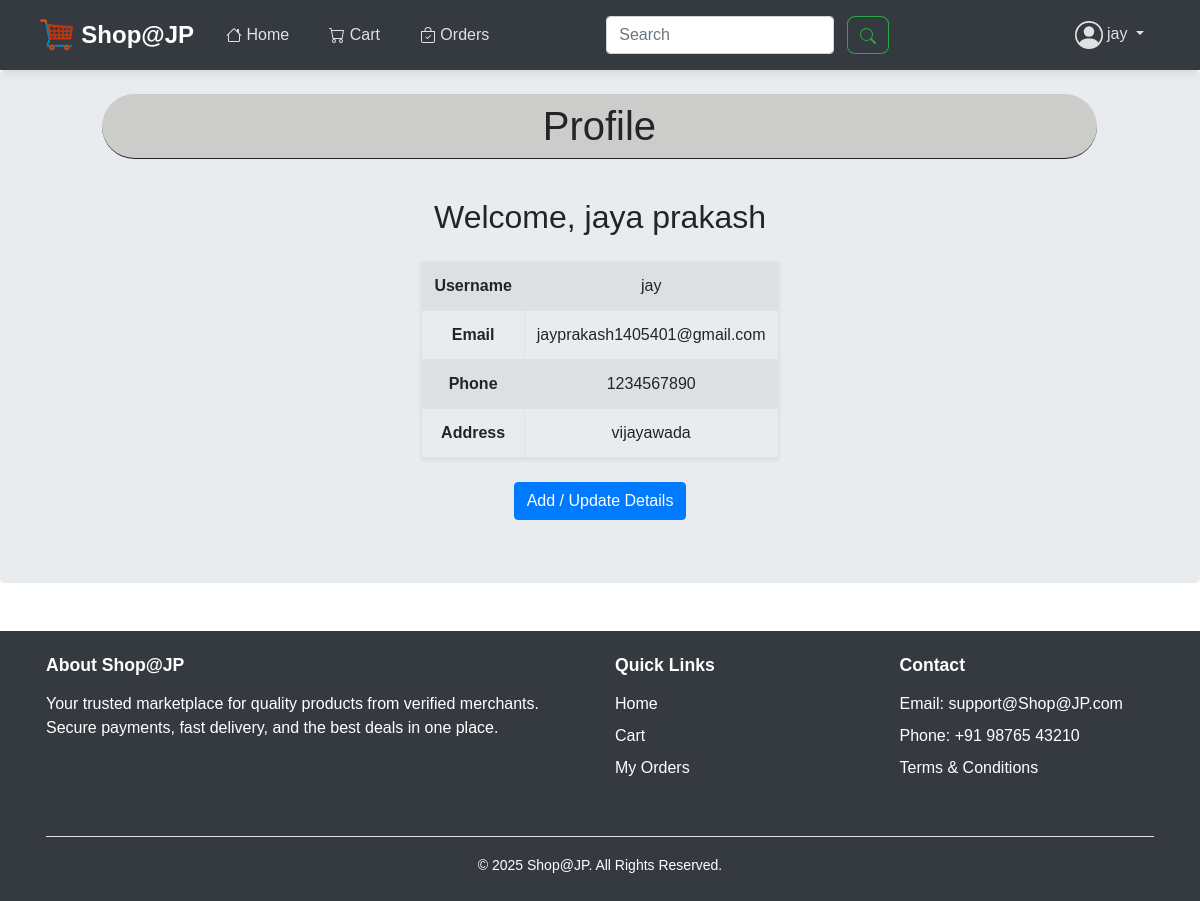
Screenshot of /profile/ (signed in) with the database file from the repository.
### user/models.py (models this page shows, shortened)
class Customers(models.Model):
    user = models.OneToOneField(User, on_delete=models.CASCADE, blank=True, null=True)
    customer_id = models.AutoField(primary_key=True)
    username = models.CharField(max_length=50, blank=True, null=True)
    email = models.CharField(unique=True, max_length=100, blank=True, null=True)
    phone = models.CharField(max_length=12, blank=True, null=True)
    address = models.TextField(blank=True, null=True)
    created_at = models.DateTimeField(auto_now_add=True)
    first_name = models.CharField(max_length=20, blank=True, null=True)
    last_name = models.CharField(max_length=20, blank=True, null=True)

### user/views.py (the view)
# urls.py: path('profile/',views.profile,name='profile'),
def profile(request):
    customer = None
    if request.user.is_authenticated:
        try:
            customer = Customers.objects.get(email=request.user.email)
        except Customers.DoesNotExist:
            customer = None
    return render(request, "user/profile.html", {"customer": customer})

### user/context_processors.py (called while the page is built)
def merchant_context(request):
    is_merchant = False
    if request.user.is_authenticated:
        is_merchant = Merchants.objects.filter(username=request.user.username).exists()
    return {
        "is_merchant": is_merchant
    }

### templates/user/profile.html (shortened to what this page needs)
<!DOCTYPE html>
{% extends 'user/base.html' %}
{% block body_block %}
<div class="jumbotron py-4">
  <div class="container">
    <h1>Profile</h1>
    <div id="nullDiv">
      {% if request.user.is_authenticated %}
      {% if request.user.is_superuser %}
        <div class="text-center">
          <h2 class="mb-3">Hello, {{ request.user.username }} 👑</h2>
          <p class="text-muted">You are logged in as a superuser.</p>
        </div>
      {% else %}
        <div class="text-center">
          <h2 class="mb-4">Welcome, {{ customer.first_name }} {{ customer.last_name }}</h2>
          <table class="table table-striped table-bordered w-75 mx-auto shadow-sm">
            <tr>
              <th>Username</th>
              <td>{{ customer.username }}</td>
            </tr>
            <tr>
              <th>Email</th>
              <td>{{ customer.email }}</td>
            </tr>
            {% if customer %}
            <tr>
              <th>Phone</th>
              <td>{{ customer.phone }}</td>
            </tr>
            <tr>
              <th>Address</th>
              <td id="product-description">{{ customer.address }}</td>
            </tr>
            {% endif %}
          </table>
          <div class="mt-4">
            <a href="/adduserdtls/{{ request.user.username }}" class="btn btn-primary">
              Add / Update Details
            </a>
          </div>
        </div>
      {% endif %}
      {% else %}
      <div class="text-center">
        <h3 class="mb-3">Please Login to continue...</h3>
        <a href="/accountslogin/" class="btn btn-success">Log In</a>
      </div>
      {% endif %}
    </div>
  </div>
</div>
{% endblock %}

### templates/user/base.html (shortened to what this page needs)
{% load static %}
<!DOCTYPE html>
<html lang="en">
<head>
  <link rel="stylesheet" href="https://cdn.jsdelivr.net/npm/bootstrap@4.6.2/dist/css/bootstrap.min.css"
>
  <link rel="stylesheet" href="{% static 'css/styles.css' %}">
</head>
<body>
  <nav class="navbar navbar-expand-lg navbar-dark bg-dark">
    <div class="container-fluid px-3 px-md-4">
      <a class="navbar-brand d-flex align-items-center" href="{% url 'home' %}">
        <img src="{% static 'media/icons/cart_logo.png' %}" alt="logo" class="brand-logo">
        <span class="brand-text">Shop@JP</span>
      </a>
      <div class="collapse navbar-collapse" id="navbarContent">
         <div id="center" class="navWidth">
        <ul class="navbar-nav mr-auto" id="navBar">
          <li class="nav-item">
            <a class="nav-link" href="{% url 'home' %}" style="display: flex; justify-content: center; align-items: center;">&nbsp;Home</a>
          </li>
          <li class="nav-item">
            <a class="nav-link" href="{% url 'cart' %}" style="display: flex; justify-content: center; align-items: center;">&nbsp;Cart</a>
          </li>
          <li class="nav-item">
            <a class="nav-link" href="/orders" style="display: flex; justify-content: center; align-items: center;">&nbsp;Orders</a>
          </li>
        </ul></div>
<div style="width: 30%;" id="searchBar">
    <form class="form-inline my-2 my-lg-0" method="GET" action="{% url 'home' %}" id="center">
      <input class="form-control mr-sm-2" type="search" name="q" placeholder="Search" aria-label="Search" style="width: 80%;">
      <button class="btn btn-outline-success" type="submit" style="border-radius: 20%;"><svg xmlns="http://www.w3.org/2000/svg" width="16" height="16" fill="currentColor" class="bi bi-search" viewBox="0 0 16 16">
      <path d="M11.742 10.344a6.5 6.5 0 1 0-1.397 1.398h-.001q.044.06.098.115l3.85 3.85a1 1 0 0 0 1.415-1.414l-3.85-3.85a1 1 0 0 0-.115-.1zM12 6.5a5.5 5.5 0 1 1-11 0 5.5 5.5 0 0 1 11 0"/>
      </svg>
      </button>
    </form>
</div>
        <ul class="navbar-nav ml-auto" id="center" style="width: fit-content;">
          {% if request.user.is_authenticated %}
          <li class="nav-item dropdown">
            <a class="nav-link dropdown-toggle" href="#" role="button" data-toggle="dropdown" aria-expanded="false">
               {{ request.user.username }}
            </a>
          </li>
          {% endif %}
        </ul>
      </div>
    </div>
  </nav>
  {% block body_block %}
  {% endblock %}
  <footer class="bg-dark text-white mt-5">
    <div class="container py-4">
      <div class="row">
        <div class="col-md-6 mb-4">
          <h5>About Shop@JP</h5>
          <p>
            Your trusted marketplace for quality products from verified merchants.
            Secure payments, fast delivery, and the best deals in one place.
          </p>
        </div>
        <div class="col-md-3 mb-4">
          <h5>Quick Links</h5>
          <ul class="list-unstyled">
            <li><a href="{% url 'home' %}" class="text-white">Home</a></li>
            <li><a href="{% url 'cart' %}" class="text-white">Cart</a></li>
            <li><a href="{% url 'orders' %}" class="text-white">My Orders</a></li>
          </ul>
        </div>
        <div class="col-md-3 mb-4">
          <h5>Contact</h5>
          <ul class="list-unstyled">
            <li>Email: support@Shop@JP.com</li>
            <li>Phone: +91 98765 43210</li>
            <li><a href="{% url 'terms&conditions' %}" target="_blank" class="text-white">Terms & Conditions</a></li>
          </ul>
        </div>
      </div>
      <hr class="bg-light">
      <div class="text-center">
        <small>&copy; 2025 Shop@JP. All Rights Reserved.</small>
      </div>
    </div>
  </footer>
</body>
</html>

### static/css/styles.css (style rules this page uses)
* { box-sizing: border-box; margin: 0; padding: 0; }
html { scroll-behavior: smooth; }
body { overflow-x: hidden; font-family: Arial, sans-serif; }
h1 { background-color: rgb(204, 204, 202); position: relative; border-bottom: 1px solid; border-radius: 50px; text-align: center; animation: slideIn 0.5s ease-out forwards; padding: 0.5rem 1rem; margin: 0 auto; max-width: 90%; min-width: 200px; }
#product-description { white-space: normal; word-wrap: break-word; overflow-wrap: break-word; max-width: 600px; width: 100%; }
#nullDiv { height: 50vh; display: flex; align-items: center; justify-content: center; flex-direction: column; padding: 1rem; }
.navbar { padding: 0.75rem 1rem; box-shadow: 0 2px 10px rgba(0, 0, 0, 0.1); }
.navbar .container-fluid { max-width: 1400px; padding: 0 1rem; }
.navbar-brand { display: flex; align-items: center; gap: 0.5rem; font-size: 1.5rem; font-weight: 700; }
.brand-logo { height: 32px; width: auto; display: block; }
.brand-text { color: #fff !important; }
.navbar-nav.mr-auto, .navbar-nav.ml-auto { display: flex; gap: 0.5rem; }
.navbar-nav .nav-link { padding: 0.5rem 1rem !important; border-radius: 6px; transition: all 0.3s ease; color: rgba(255, 255, 255, 0.85) !important; font-weight: 500; }
.bi-person-circle, .cart-icon { width: 28px; height: 28px; }
footer { margin-top: 3rem; }
footer .container { padding: 2rem 1rem; }
footer h5 { font-weight: 600; margin-bottom: 1rem; font-size: 1.1rem; }
footer a { text-decoration: none; transition: opacity 0.3s ease; }
footer ul li { margin-bottom: 0.5rem; }
#searchBar { display: inline; margin-left: 100px; }
#center { display: flex; justify-content: center; align-items: center; gap: 5px; }

### rows the page displays
Customers: first_name "jaya", last_name "prakash", username "jay", email "jayprakash1405401@gmail.com", phone "1234567890", address "vijayawada"

### other values shown
{{ request.user.username }} "jay"
